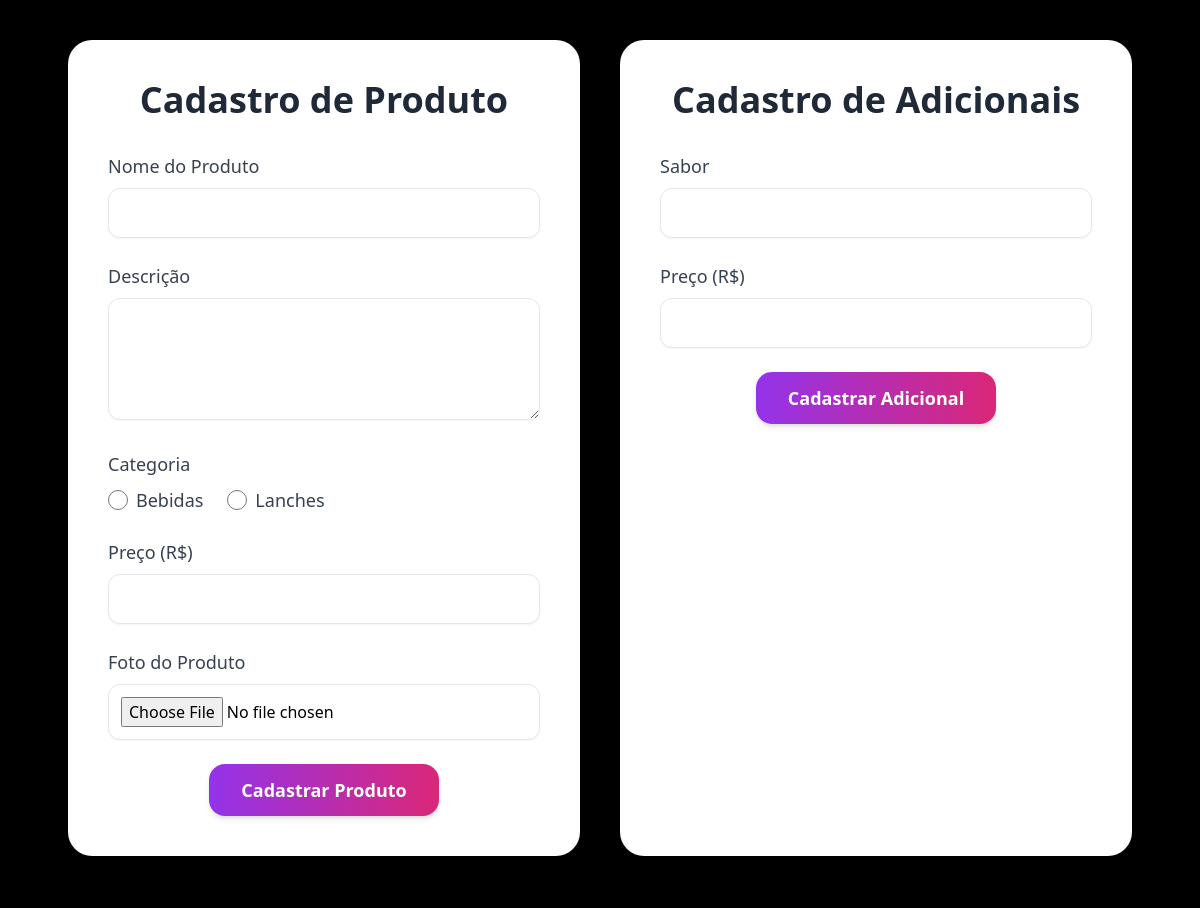
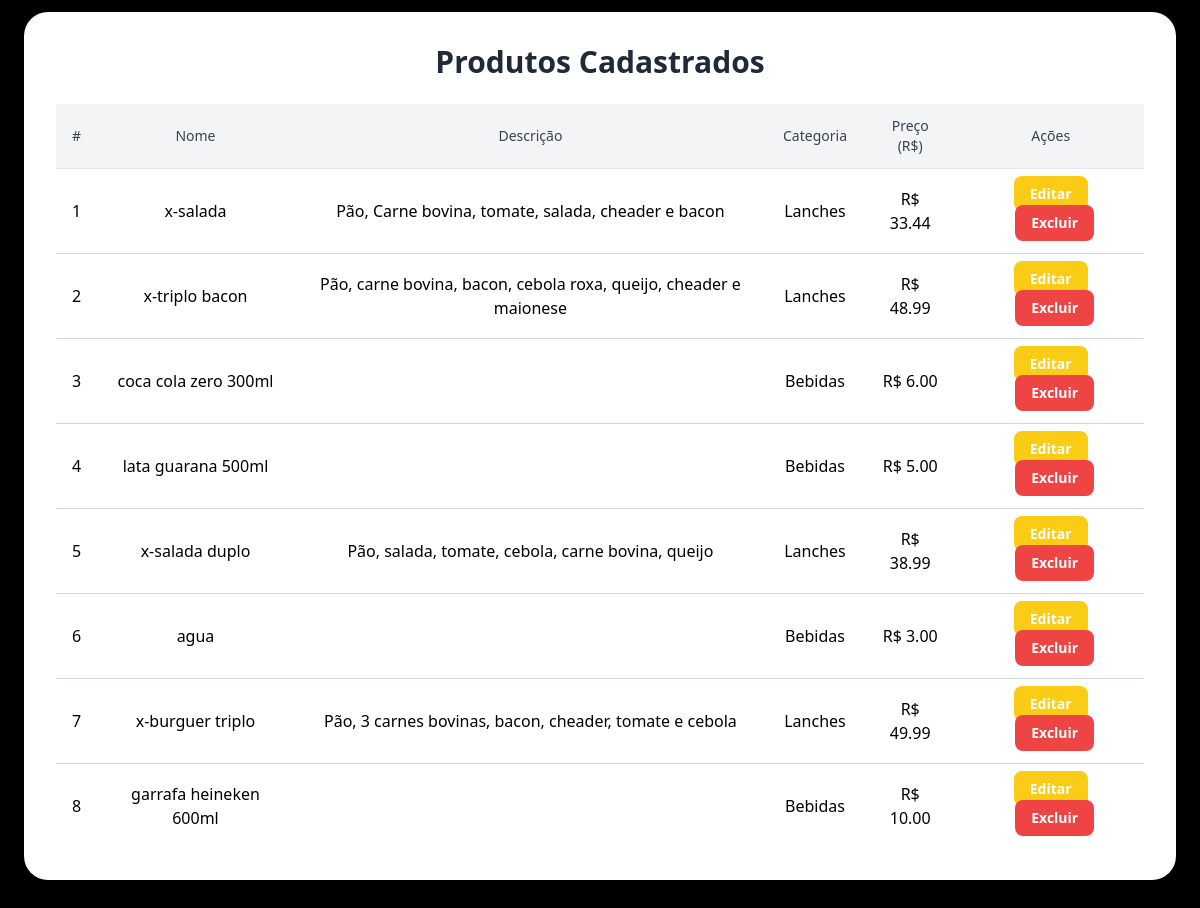
Page /produto_pag (signed in) on the earlier database version (2 pictures, top to bottom).
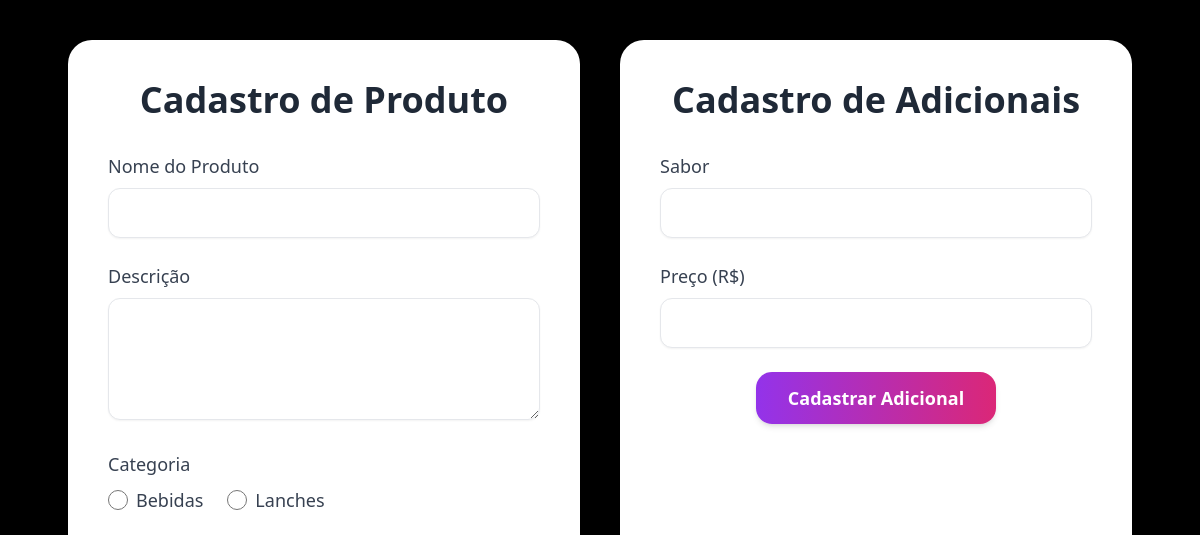
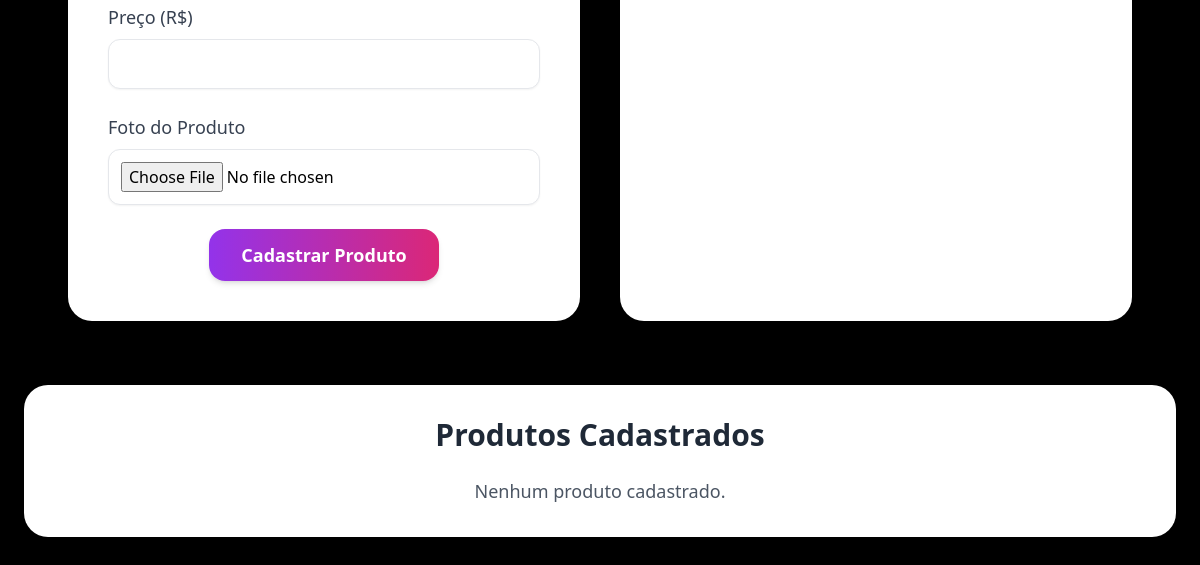
Same page on the later database version (2 pictures, top to bottom).
### projeto/model/produtos.py (models this page shows)
class Produto(db.Model):
    id_produto = db.Column(db.Integer, primary_key = True,  autoincrement = True)
    nome = db.Column(db.String(100), nullable = False)
    descricao = db.Column(db.String(500), nullable = False)
    categoria = db.Column(db.String(100), nullable = False)
    preco = db.Column(db.Float, nullable = False)
    foto = db.Column(db.String(100), nullable = False)

### projeto/app.py (the view)
@app.route('/produto_pag', methods = ['POST', 'GET'])
def produto_pag():
    if session.get('adm'):
        if request.method == 'POST':
            nome = request.form.get('nome')
            descricao = request.form.get('descricao')
            categoria = request.form.get('categoria')
            preco = request.form.get('preco')
            foto = request.files['foto']
            produtosController.cadastrar_produto(nome, descricao, categoria, preco, foto)
            return redirect('/produto_pag')
        else:
            produtos = produtosController.listar_produtos()
            return render_template("produtos.html", produtos = produtos)
    else:
        return redirect('/')

### projeto/controller/cadastrarProd.py (called while the page is built)
    @staticmethod
    def listar_produtos():
        produto = Produto.query.all()
        if produto:
            return produto
        else:
            return []

### projeto/templates/produtos.html (shortened to what this page needs)
<!DOCTYPE html>
<html lang="en">
<head>
    <script src="https://cdn.tailwindcss.com"></script>
</head>
<body class="bg-black min-h-screen px-4 py-10 overflow-auto">
    <div class="flex flex-col md:flex-row gap-10 justify-center w-full">
        <div class="bg-white p-10 rounded-3xl shadow-2xl w-full max-w-lg">
          <h1 class="text-4xl font-bold text-center mb-8 text-gray-800">Cadastro de Produto</h1>
          <form action="/produto_pag" method="POST" enctype="multipart/form-data" class="space-y-6">
            <div>
              <label class="block mb-2 text-lg font-medium text-gray-700">Nome do Produto</label>
              <input type="text" name="nome" required
                class="w-full p-3 border rounded-xl shadow-sm focus:outline-none focus:ring-2 focus:ring-purple-500">
            </div>
            <div>
              <label class="block mb-2 text-lg font-medium text-gray-700">Descrição</label>
              <textarea name="descricao" rows="4" required
                class="w-full p-3 border rounded-xl shadow-sm focus:outline-none focus:ring-2 focus:ring-purple-500"></textarea>
            </div>
            <div>
              <label class="block mb-2 text-lg font-medium text-gray-700">Categoria</label>
              <div class="flex gap-6">
                <label class="flex items-center">
                  <input type="radio" name="categoria" value="Bebidas" required
                    class="h-5 w-5 text-purple-600 focus:ring-purple-500">
                  <span class="ml-2 text-gray-700 text-lg">Bebidas</span>
                </label>
                <label class="flex items-center">
                  <input type="radio" name="categoria" value="Lanches" required
                    class="h-5 w-5 text-purple-600 focus:ring-purple-500">
                  <span class="ml-2 text-gray-700 text-lg">Lanches</span>
                </label>
              </div>
            </div>
            <div>
              <label class="block mb-2 text-lg font-medium text-gray-700">Preço (R$)</label>
              <input type="number" step="0.01" min="0" name="preco" required
                class="w-full p-3 border rounded-xl shadow-sm focus:outline-none focus:ring-2 focus:ring-purple-500">
            </div>
            <div>
              <label class="block mb-2 text-lg font-medium text-gray-700">Foto do Produto</label>
              <input type="file" name="foto" accept="image/*" required
                class="w-full p-3 border rounded-xl shadow-sm cursor-pointer bg-white focus:outline-none focus:ring-2 focus:ring-purple-500">
            </div>
            <div class="flex justify-center">
              <button type="submit"
                class="bg-gradient-to-r from-purple-600 to-pink-600 hover:from-purple-700 hover:to-pink-700 text-white px-8 py-3 rounded-2xl text-lg font-semibold shadow-md transition-transform transform hover:scale-105">
                Cadastrar Produto
              </button>
            </div>
          </form>
        </div>
        <div class="bg-white p-10 rounded-3xl shadow-2xl w-full max-w-lg">
          <h1 class="text-4xl font-bold text-center mb-8 text-gray-800">Cadastro de Adicionais</h1>
          <form action="/adicionais" method="POST" enctype="multipart/form-data" class="space-y-6">
            <div>
              <label class="block mb-2 text-lg font-medium text-gray-700">Sabor</label>
              <input type="text" name="sabor" required
                class="w-full p-3 border rounded-xl shadow-sm focus:outline-none focus:ring-2 focus:ring-purple-500">
            </div>
            <div>
              <label class="block mb-2 text-lg font-medium text-gray-700">Preço (R$)</label>
              <input type="number" step="0.01" min="0" name="preco-ad" required
                class="w-full p-3 border rounded-xl shadow-sm focus:outline-none focus:ring-2 focus:ring-purple-500">
            </div>
            <div class="flex justify-center">
              <button type="submit"
                class="bg-gradient-to-r from-purple-600 to-pink-600 hover:from-purple-700 hover:to-pink-700 text-white px-8 py-3 rounded-2xl text-lg font-semibold shadow-md transition-transform transform hover:scale-105">
                Cadastrar Adicional
              </button>
            </div>
          </form>
        </div>
      </div>
      <div class="mt-16 bg-white p-8 rounded-3xl shadow-2xl w-full max-w-6xl mx-auto">
        <h2 class="text-3xl font-bold text-center mb-6 text-gray-800">Produtos Cadastrados</h2>
        {% if produtos %}
        <div class="overflow-x-auto">
          <table class="min-w-full divide-y divide-gray-200 text-center">
            <thead class="bg-gray-100">
              <tr>
                <th class="px-4 py-3 text-sm font-medium text-gray-700">#</th>
                <th class="px-4 py-3 text-sm font-medium text-gray-700">Nome</th>
                <th class="px-4 py-3 text-sm font-medium text-gray-700">Descrição</th>
                <th class="px-4 py-3 text-sm font-medium text-gray-700">Categoria</th>
                <th class="px-4 py-3 text-sm font-medium text-gray-700">Preço (R$)</th>
                <th class="px-4 py-3 text-sm font-medium text-gray-700">Ações</th>
              </tr>
            </thead>
            <tbody class="divide-y divide-gray-300">
              {% for p in produtos %}
              <tr class="hover:bg-gray-50 transition">
                <td class="px-4 py-3">{{ loop.index }}</td>
                <td class="px-4 py-3">{{ p.nome }}</td>
                <td class="px-4 py-3">{{ p.descricao }}</td>
                <td class="px-4 py-3">{{ p.categoria }}</td>
                <td class="px-4 py-3">R$ {{ '%.2f' | format(p.preco) }}</td>
                <td class="px-4 py-3 space-x-2">
                  <a href="/editar/{{ p.id_produto }}" class="bg-yellow-400 text-white px-4 py-2 rounded-lg text-sm font-semibold hover:bg-yellow-500 transition">Editar</a>
                  <form action="/excluir/{{ p.id_produto }}" method="POST" class="inline">
                    <button type="submit" class="bg-red-500 text-white px-4 py-2 rounded-lg text-sm font-semibold hover:bg-red-600 transition">Excluir</button>
                  </form>
                </td>
              </tr>
              {% endfor %}
            </tbody>
          </table>
        </div>
        {% else %}
          <p class="text-center text-gray-600 text-lg mt-4">Nenhum produto cadastrado.</p>
        {% endif %}
      </div>
</body>
</html>

Differences in the rows shown:
removed Produto: nome "x-salada", descricao "Pão, Carne bovina, tomate, salada, cheader e bacon", categoria "Lanches", preco "33.44"
removed Produto: nome "x-triplo bacon", descricao "Pão, carne bovina, bacon, cebola roxa, queijo, cheader e maionese", categoria "Lanches", preco "48.99"
removed Produto: nome "coca cola zero 300ml", categoria "Bebidas", preco "6.00"
removed Produto: nome "lata guarana 500ml", categoria "Bebidas", preco "5.00"
removed Produto: nome "x-salada duplo", descricao "Pão, salada, tomate, cebola, carne bovina, queijo", categoria "Lanches", preco "38.99"
removed Produto: nome "agua", categoria "Bebidas", preco "3.00"
removed Produto: nome "x-burguer triplo", descricao "Pão, 3 carnes bovinas, bacon, cheader, tomate e cebola", categoria "Lanches", preco "49.99"
removed Produto: nome "garrafa heineken 600ml", categoria "Bebidas", preco "10.00"
Other differences:
text no longer shown: "# Nome Descrição Categoria Preço (R$) Ações"
text now shown: "Nenhum produto cadastrado."
